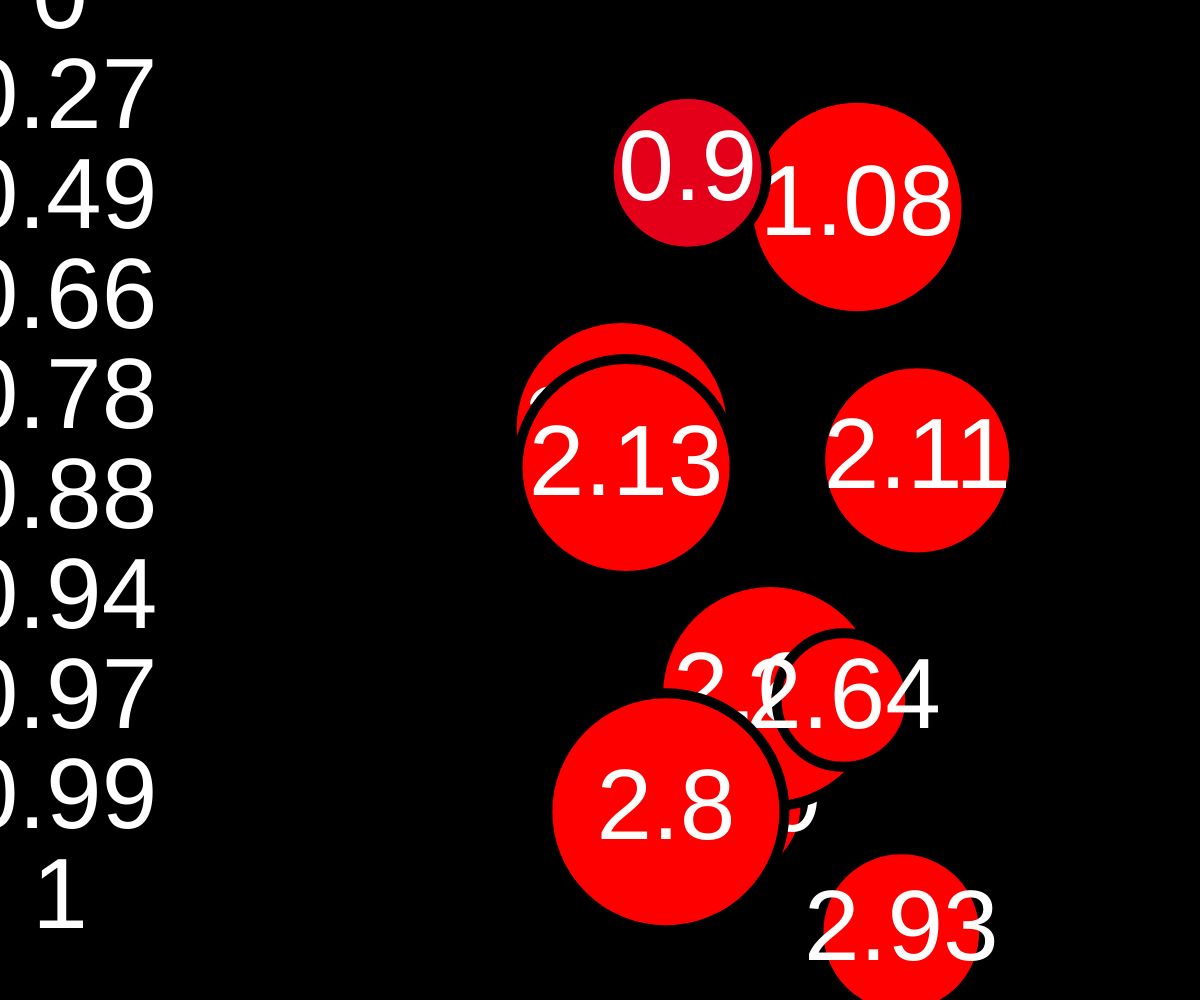
Frame 1 (no input)
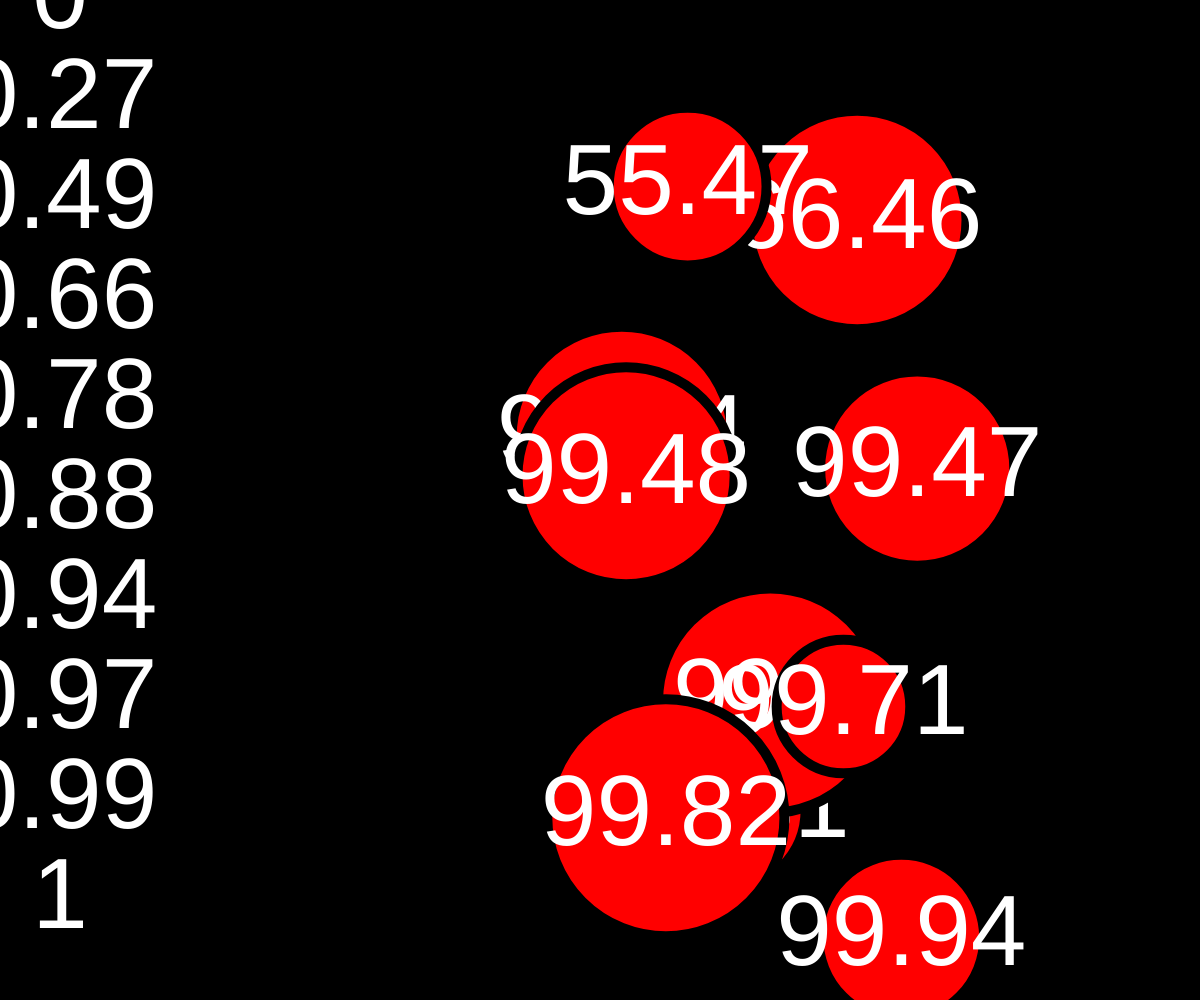
Frame 60 (no input)
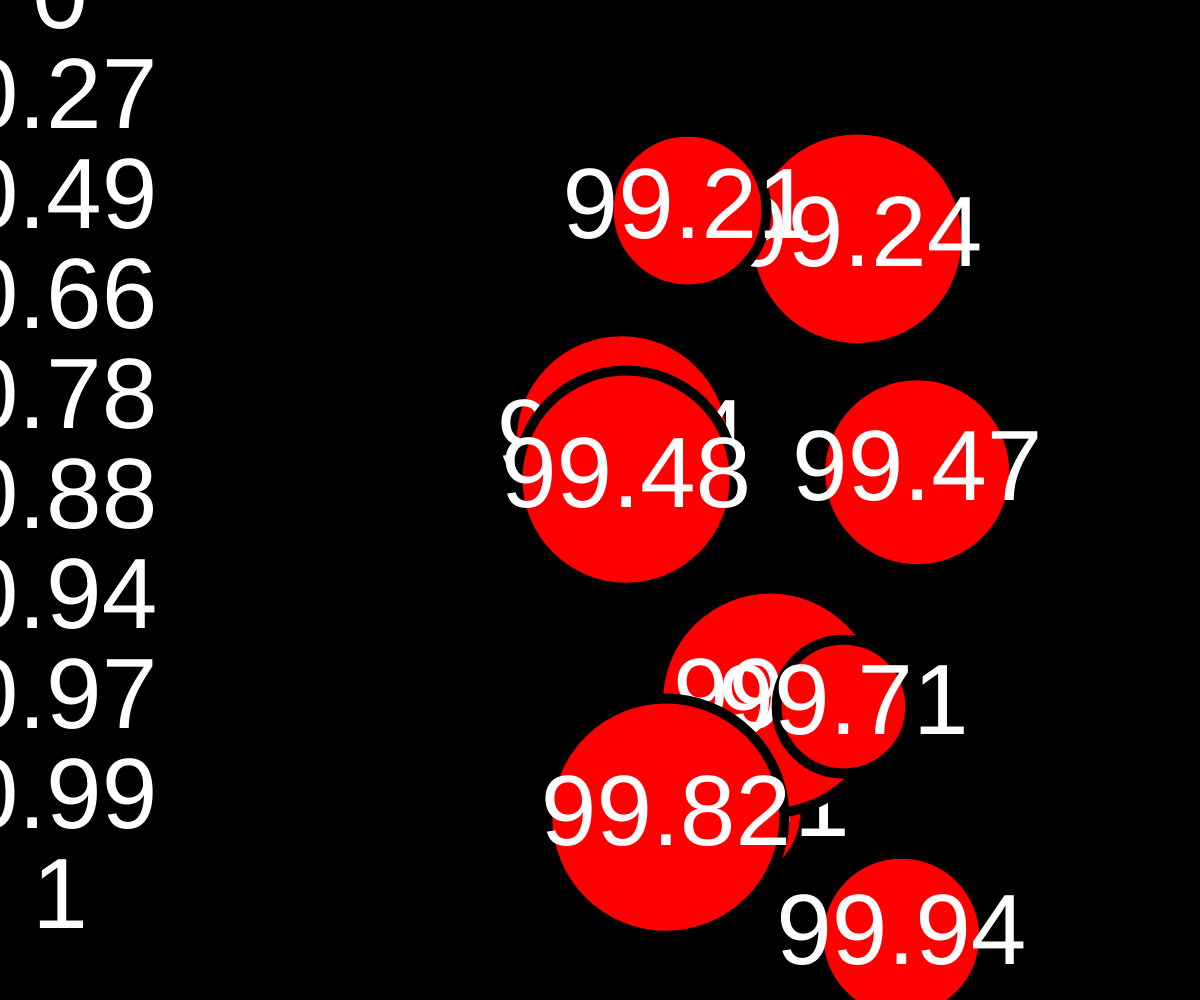
Frame 120 (the mouse pressed at the canvas centre since frame 60)

The p5.js sketch that drew these frames (run headless with seeded random() and noise() and a simulated clock; from frame 60 on, the mouse is pressed at the canvas centre):

// p5.js sketch
// ── sketch.js
/*
Author: Project Somedays
Date: 2024-01-22
Title: Genuary 2024 Day 12 - Lava Lamp

Trying a novel way of doing lava lamp sims
Chalkin Smoothing on a blob set of points where you eliminate all the points inside to just show things
Blobs exert a small force against each other
*/
let testBlob;
let gravity;
const G = 0.01;
let blobs = [];
const n = 10;
const heatingFunction = (y) => 1-Math.pow(1-y,3); // close to  

function setup() {
  createCanvas(windowWidth, windowHeight);
  
  for(let i = 0; i < n; i++){
    blobs.push(new LavaBlob(random(width/2, 0.8*width), random(0,height), random(min(width,height)/16, min(width,height)/8), 0));
  }
  strokeWeight(10);
  gravity = createVector(0,G);
  textAlign(CENTER, CENTER);
  textSize(100);
}

function draw() {
  background(0);
  for(let b of blobs){
    b.applyForce(gravity);
    b.applyHeat();
    b.applyBuoyancyForce();
    b.update();
    b.show();
  }
  
  
  
  //show temp gradient
  for(let i = 0; i < 10; i++){
    text(round(heatingFunction(i/10),2), width/20, i*height/10);
  }
  
}



// ── lavablob.js
class LavaBlob{
    constructor(x,y, r, temp){
      this.p = createVector(x,y);
      this.v = createVector(0,0);
      this.a = createVector(0,0);
      this.r = r;
      this.temp = temp;
  
    }
  
    applyForce(f){
      this.a.add(f);
    }
  
    applyHeat(){
      this.temp += 3*heatingFunction(map(this.p.y,-height*0.1,height,0,1));
      if(this.temp >= 100){
        this.temp = 100;
      }
      if(this.temp < 0){
        this.temp = 0;
      }
    }
  
    applyBuoyancyForce(){
      this.applyForce(createVector(0,-map(this.temp, 0, 100, 0, 1.25*G)));  
    }
  
    update(){
      this.v.add(this.a);
      this.p.add(this.v);
      this.a.mult(0);
      this.temp -= map(this.p.y,0, height, 1, 0); // at the top of the tank, lose max temp
      this.p.y = constrain(this.p.y, -0.25*height, 1.25*height);
    }
  
    show(){
      fill(lerpColor(color(0,0,255), color(255,0,0), this.temp));
      circle(this.p.x, this.p.y, 2*this.r);
      fill(255);
      text(round(this.temp,2), this.p.x, this.p.y);
    }
  }
